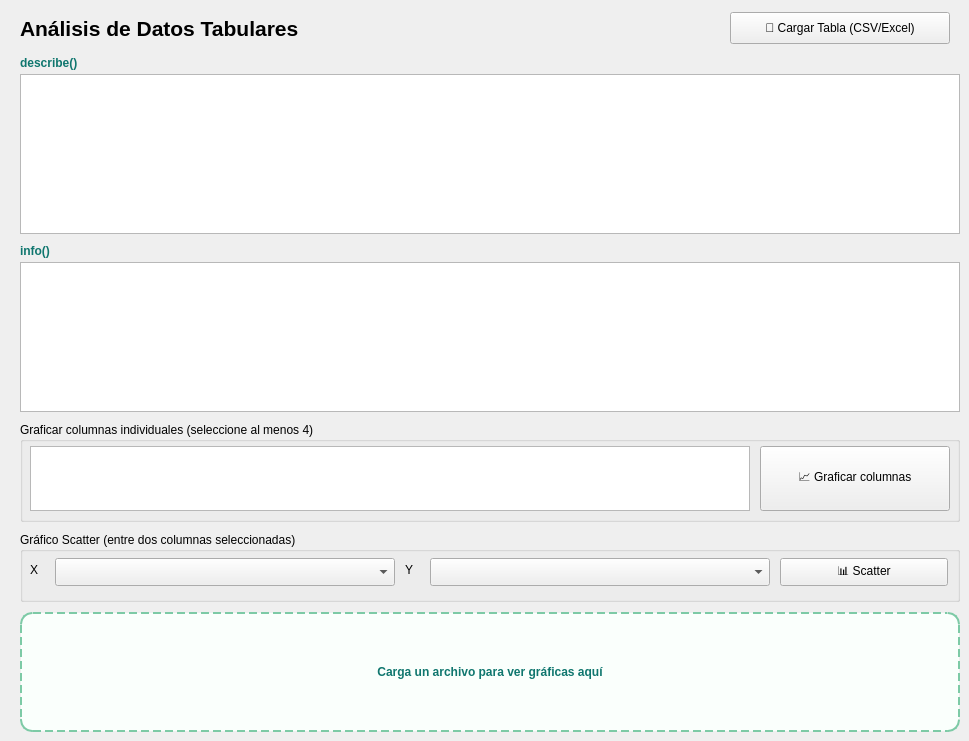
    <widget class="QWidget" name="pageDatos">

     <widget class="QLabel" name="labelDatosInfo">
      <property name="geometry"><rect><x>20</x><y>14</y><width>400</width><height>28</height></rect></property>
      <property name="font"><font><pointsize>16</pointsize><weight>75</weight><bold>true</bold></font></property>
      <property name="text"><string>Análisis de Datos Tabulares</string></property>
     </widget>
     <widget class="QPushButton" name="btnCargarTabla">
      <property name="geometry"><rect><x>730</x><y>12</y><width>220</width><height>32</height></rect></property>
      <property name="cursor"><cursorShape>PointingHandCursor</cursorShape></property>
      <property name="text"><string>📂 Cargar Tabla (CSV/Excel)</string></property>
     </widget>

     <!-- Tablas describe e info -->
     <widget class="QLabel" name="labelDescribeTitulo">
      <property name="geometry"><rect><x>20</x><y>54</y><width>200</width><height>18</height></rect></property>
      <property name="styleSheet"><string>color:#0F766E; font-weight:bold;</string></property>
      <property name="text"><string>describe()</string></property>
     </widget>
     <widget class="QTableWidget" name="tablaDescribeDf">
      <property name="geometry"><rect><x>20</x><y>74</y><width>940</width><height>160</height></rect></property>
      <property name="editTriggers"><set>QAbstractItemView::NoEditTriggers</set></property>
     </widget>

     <widget class="QLabel" name="labelInfoTitulo">
      <property name="geometry"><rect><x>20</x><y>242</y><width>200</width><height>18</height></rect></property>
      <property name="styleSheet"><string>color:#0F766E; font-weight:bold;</string></property>
      <property name="text"><string>info()</string></property>
     </widget>
     <widget class="QTableWidget" name="tablaInfoDf">
      <property name="geometry"><rect><x>20</x><y>262</y><width>940</width><height>150</height></rect></property>
      <property name="editTriggers"><set>QAbstractItemView::NoEditTriggers</set></property>
     </widget>

     <!-- Panel de gráficas -->
     <widget class="QGroupBox" name="groupGraficasCols">
      <property name="geometry"><rect><x>20</x><y>422</y><width>940</width><height>100</height></rect></property>
      <property name="title"><string>Graficar columnas individuales (seleccione al menos 4)</string></property>
      <widget class="QListWidget" name="listColumnas">
       <property name="geometry"><rect><x>10</x><y>24</y><width>720</width><height>65</height></rect></property>
       <property name="selectionMode"><enum>QAbstractItemView::MultiSelection</enum></property>
      </widget>
      <widget class="QPushButton" name="btnGraficarColumnas">
       <property name="geometry"><rect><x>740</x><y>24</y><width>190</width><height>65</height></rect></property>
       <property name="cursor"><cursorShape>PointingHandCursor</cursorShape></property>
       <property name="text"><string>📈 Graficar columnas</string></property>
      </widget>
     </widget>

     <widget class="QGroupBox" name="groupScatter">
      <property name="geometry"><rect><x>20</x><y>532</y><width>940</width><height>70</height></rect></property>
      <property name="title"><string>Gráfico Scatter (entre dos columnas seleccionadas)</string></property>
      <widget class="QLabel" name="labelComboX">
       <property name="geometry"><rect><x>10</x><y>28</y><width>20</width><height>20</height></rect></property>
       <property name="text"><string>X</string></property>
      </widget>
      <widget class="QComboBox" name="comboScatterX">
       <property name="geometry"><rect><x>35</x><y>26</y><width>340</width><height>28</height></rect></property>
      </widget>
      <widget class="QLabel" name="labelComboY">
       <property name="geometry"><rect><x>385</x><y>28</y><width>20</width><height>20</height></rect></property>
       <property name="text"><string>Y</string></property>
      </widget>
      <widget class="QComboBox" name="comboScatterY">
       <property name="geometry"><rect><x>410</x><y>26</y><width>340</width><height>28</height></rect></property>
      </widget>
      <widget class="QPushButton" name="btnGraficarScatter">
       <property name="geometry"><rect><x>760</x><y>26</y><width>168</width><height>28</height></rect></property>
       <property name="cursor"><cursorShape>PointingHandCursor</cursorShape></property>
       <property name="text"><string>📊 Scatter</string></property>
      </widget>
     </widget>

     <!-- Área de gráfica datos -->
     <widget class="QLabel" name="lblGraficaDatos">
      <property name="geometry"><rect><x>20</x><y>612</y><width>940</width><height>120</height></rect></property>
      <property name="styleSheet"><string>background-color:#FAFFFC; border:2px dashed #7DCAA6; border-radius:12px; color:#0F766E; font-weight:bold;</string></property>
      <property name="text"><string>Carga un archivo para ver gráficas aquí</string></property>
      <property name="alignment"><set>Qt::AlignCenter</set></property>
     </widget>

    </widget>
